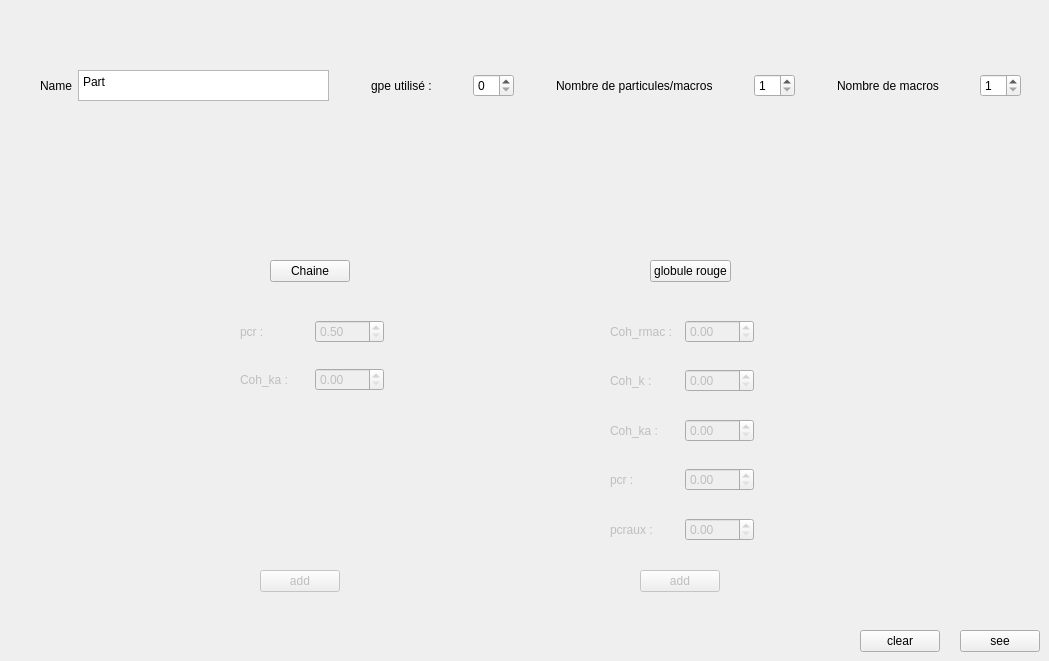
         <widget class="QWidget" name="tab_8">
          <attribute name="title">
           <string>Macros</string>
          </attribute>
          <widget class="QWidget" name="layoutWidget_20">
           <property name="geometry">
            <rect>
             <x>270</x>
             <y>250</y>
             <width>461</width>
             <height>42</height>
            </rect>
           </property>
           <layout class="QHBoxLayout" name="horizontalLayout_5">
            <property name="spacing">
             <number>6</number>
            </property>
            <item>
             <widget class="QPushButton" name="MacroChainButton">
              <property name="text">
               <string>Chaine</string>
              </property>
             </widget>
            </item>
            <item>
             <spacer name="horizontalSpacer_21">
              <property name="orientation">
               <enum>Qt::Horizontal</enum>
              </property>
              <property name="sizeHint" stdset="0">
               <size>
                <width>40</width>
                <height>20</height>
               </size>
              </property>
             </spacer>
            </item>
            <item>
             <widget class="QPushButton" name="MacroRedCellButton">
              <property name="whatsThis">
               <string>&lt;html&gt;&lt;head/&gt;&lt;body&gt;&lt;p&gt;Ceci est un test, qu'est ce que ça fait ?&lt;/p&gt;&lt;/body&gt;&lt;/html&gt;</string>
              </property>
              <property name="text">
               <string>globule rouge</string>
              </property>
             </widget>
            </item>
           </layout>
          </widget>
          <widget class="QWidget" name="MacroRedCellWidget" native="true">
           <property name="enabled">
            <bool>false</bool>
           </property>
           <property name="geometry">
            <rect>
             <x>600</x>
             <y>320</y>
             <width>164</width>
             <height>221</height>
            </rect>
           </property>
           <widget class="QWidget" name="layoutWidget">
            <property name="geometry">
             <rect>
              <x>10</x>
              <y>0</y>
              <width>144</width>
              <height>221</height>
             </rect>
            </property>
            <layout class="QVBoxLayout" name="verticalLayout_2">
             <item>
              <layout class="QHBoxLayout" name="horizontalLayout_283">
               <item>
                <widget class="QLabel" name="VAPLabelEDODissip_2">
                 <property name="text">
                  <string>Coh_rmac :</string>
                 </property>
                </widget>
               </item>
               <item>
                <widget class="QDoubleSpinBox" name="MacroRedCellCohrmac"/>
               </item>
              </layout>
             </item>
             <item>
              <spacer name="verticalSpacer_49">
               <property name="orientation">
                <enum>Qt::Vertical</enum>
               </property>
               <property name="sizeHint" stdset="0">
                <size>
                 <width>20</width>
                 <height>40</height>
                </size>
               </property>
              </spacer>
             </item>
             <item>
              <layout class="QHBoxLayout" name="horizontalLayout_284">
               <item>
                <widget class="QLabel" name="VAPLabelEDODissip_3">
                 <property name="text">
                  <string>Coh_k :</string>
                 </property>
                </widget>
               </item>
               <item>
                <widget class="QDoubleSpinBox" name="MacroRedCellCohk"/>
               </item>
              </layout>
             </item>
             <item>
              <spacer name="verticalSpacer_50">
               <property name="orientation">
                <enum>Qt::Vertical</enum>
               </property>
               <property name="sizeHint" stdset="0">
                <size>
                 <width>20</width>
                 <height>40</height>
                </size>
               </property>
              </spacer>
             </item>
             <item>
              <layout class="QHBoxLayout" name="horizontalLayout_285">
               <item>
                <widget class="QLabel" name="VAPLabelEDODissip_4">
                 <property name="text">
                  <string>Coh_ka :</string>
                 </property>
                </widget>
               </item>
               <item>
                <widget class="QDoubleSpinBox" name="MacroRedCellCohka"/>
               </item>
              </layout>
             </item>
             <item>
              <spacer name="verticalSpacer_51">
               <property name="orientation">
                <enum>Qt::Vertical</enum>
               </property>
               <property name="sizeHint" stdset="0">
                <size>
                 <width>20</width>
                 <height>40</height>
                </size>
               </property>
              </spacer>
             </item>
             <item>
              <layout class="QHBoxLayout" name="horizontalLayout_286">
               <item>
                <widget class="QLabel" name="VAPLabelEDODissip_5">
                 <property name="text">
                  <string>pcr :</string>
                 </property>
                </widget>
               </item>
               <item>
                <widget class="QDoubleSpinBox" name="MacroRedCellPcr"/>
               </item>
              </layout>
             </item>
             <item>
              <spacer name="verticalSpacer_52">
               <property name="orientation">
                <enum>Qt::Vertical</enum>
               </property>
               <property name="sizeHint" stdset="0">
                <size>
                 <width>20</width>
                 <height>40</height>
                </size>
               </property>
              </spacer>
             </item>
             <item>
              <layout class="QHBoxLayout" name="horizontalLayout_287">
               <item>
                <widget class="QLabel" name="VAPLabelEDODissip_6">
                 <property name="text">
                  <string>pcraux :</string>
                 </property>
                </widget>
               </item>
               <item>
                <widget class="QDoubleSpinBox" name="MacroRedCellPcraux"/>
               </item>
              </layout>
             </item>
            </layout>
           </widget>
          </widget>
          <widget class="QWidget" name="MacroChainWidget" native="true">
           <property name="enabled">
            <bool>false</bool>
           </property>
           <property name="geometry">
            <rect>
             <x>240</x>
             <y>320</y>
             <width>144</width>
             <height>71</height>
            </rect>
           </property>
           <widget class="QWidget" name="layoutWidget">
            <property name="geometry">
             <rect>
              <x>0</x>
              <y>0</y>
              <width>144</width>
              <height>71</height>
             </rect>
            </property>
            <layout class="QVBoxLayout" name="verticalLayout_10">
             <item>
              <layout class="QHBoxLayout" name="horizontalLayout_288">
               <item>
                <widget class="QLabel" name="VAPLabelEDODissip_7">
                 <property name="text">
                  <string>pcr :</string>
                 </property>
                </widget>
               </item>
               <item>
                <widget class="QDoubleSpinBox" name="MacroChainPcr">
                 <property name="minimum">
                  <double>0.500000000000000</double>
                 </property>
                </widget>
               </item>
              </layout>
             </item>
             <item>
              <spacer name="verticalSpacer_53">
               <property name="orientation">
                <enum>Qt::Vertical</enum>
               </property>
               <property name="sizeHint" stdset="0">
                <size>
                 <width>20</width>
                 <height>40</height>
                </size>
               </property>
              </spacer>
             </item>
             <item>
              <layout class="QHBoxLayout" name="horizontalLayout_289">
               <item>
                <widget class="QLabel" name="VAPLabelEDODissip_8">
                 <property name="text">
                  <string>Coh_ka :</string>
                 </property>
                </widget>
               </item>
               <item>
                <widget class="QDoubleSpinBox" name="MacroChainCohka"/>
               </item>
              </layout>
             </item>
            </layout>
           </widget>
          </widget>
          <widget class="QPushButton" name="MacroChainAddButton">
           <property name="enabled">
            <bool>false</bool>
           </property>
           <property name="geometry">
            <rect>
             <x>260</x>
             <y>570</y>
             <width>80</width>
             <height>22</height>
            </rect>
           </property>
           <property name="text">
            <string>add</string>
           </property>
          </widget>
          <widget class="QPushButton" name="MacroRedCellAddButton">
           <property name="enabled">
            <bool>false</bool>
           </property>
           <property name="geometry">
            <rect>
             <x>640</x>
             <y>570</y>
             <width>80</width>
             <height>22</height>
            </rect>
           </property>
           <property name="text">
            <string>add</string>
           </property>
          </widget>
          <widget class="QPushButton" name="MacroSeeButton">
           <property name="geometry">
            <rect>
             <x>960</x>
             <y>630</y>
             <width>80</width>
             <height>22</height>
            </rect>
           </property>
           <property name="text">
            <string>see</string>
           </property>
          </widget>
          <widget class="QPushButton" name="MacroClearButton">
           <property name="geometry">
            <rect>
             <x>860</x>
             <y>630</y>
             <width>80</width>
             <height>22</height>
            </rect>
           </property>
           <property name="font">
            <font>
             <kerning>false</kerning>
            </font>
           </property>
           <property name="text">
            <string>clear</string>
           </property>
          </widget>
          <widget class="QWidget" name="layoutWidget">
           <property name="geometry">
            <rect>
             <x>40</x>
             <y>70</y>
             <width>981</width>
             <height>31</height>
            </rect>
           </property>
           <layout class="QHBoxLayout" name="horizontalLayout_67">
            <item>
             <layout class="QHBoxLayout" name="horizontalLayout_59">
              <item>
               <widget class="QLabel" name="label_43">
                <property name="text">
                 <string>Name</string>
                </property>
               </widget>
              </item>
              <item>
               <widget class="QPlainTextEdit" name="MacroName">
                <property name="plainText">
                 <string>Part</string>
                </property>
               </widget>
              </item>
             </layout>
            </item>
            <item>
             <spacer name="horizontalSpacer_22">
              <property name="orientation">
               <enum>Qt::Horizontal</enum>
              </property>
              <property name="sizeHint" stdset="0">
               <size>
                <width>40</width>
                <height>20</height>
               </size>
              </property>
             </spacer>
            </item>
            <item>
             <layout class="QHBoxLayout" name="horizontalLayout_66">
              <item>
               <widget class="QLabel" name="label_50">
                <property name="text">
                 <string>gpe utilisé :</string>
                </property>
               </widget>
              </item>
              <item>
               <spacer name="horizontalSpacer_20">
                <property name="orientation">
                 <enum>Qt::Horizontal</enum>
                </property>
                <property name="sizeHint" stdset="0">
                 <size>
                  <width>40</width>
                  <height>20</height>
                 </size>
                </property>
               </spacer>
              </item>
              <item>
               <widget class="QSpinBox" name="MacroGPE"/>
              </item>
             </layout>
            </item>
            <item>
             <spacer name="horizontalSpacer_23">
              <property name="orientation">
               <enum>Qt::Horizontal</enum>
              </property>
              <property name="sizeHint" stdset="0">
               <size>
                <width>40</width>
                <height>20</height>
               </size>
              </property>
             </spacer>
            </item>
            <item>
             <layout class="QHBoxLayout" name="horizontalLayout_65">
              <item>
               <widget class="QLabel" name="label_49">
                <property name="text">
                 <string>Nombre de particules/macros</string>
                </property>
               </widget>
              </item>
              <item>
               <spacer name="horizontalSpacer_19">
                <property name="orientation">
                 <enum>Qt::Horizontal</enum>
                </property>
                <property name="sizeHint" stdset="0">
                 <size>
                  <width>40</width>
                  <height>20</height>
                 </size>
                </property>
               </spacer>
              </item>
              <item>
               <widget class="QSpinBox" name="MacroNbPart_NbMacros">
                <property name="minimum">
                 <number>1</number>
                </property>
               </widget>
              </item>
             </layout>
            </item>
            <item>
             <spacer name="horizontalSpacer_24">
              <property name="orientation">
               <enum>Qt::Horizontal</enum>
              </property>
              <property name="sizeHint" stdset="0">
               <size>
                <width>40</width>
                <height>20</height>
               </size>
              </property>
             </spacer>
            </item>
            <item>
             <layout class="QHBoxLayout" name="horizontalLayout_62">
              <item>
               <widget class="QLabel" name="label_46">
                <property name="text">
                 <string>Nombre de macros</string>
                </property>
               </widget>
              </item>
              <item>
               <spacer name="horizontalSpacer_18">
                <property name="orientation">
                 <enum>Qt::Horizontal</enum>
                </property>
                <property name="sizeHint" stdset="0">
                 <size>
                  <width>40</width>
                  <height>20</height>
                 </size>
                </property>
               </spacer>
              </item>
              <item>
               <widget class="QSpinBox" name="MacroNbMacros">
                <property name="minimum">
                 <number>1</number>
                </property>
               </widget>
              </item>
             </layout>
            </item>
           </layout>
          </widget>
          <zorder>layoutWidget</zorder>
          <zorder>layoutWidget_20</zorder>
          <zorder>MacroRedCellWidget</zorder>
          <zorder>MacroChainWidget</zorder>
          <zorder>MacroChainAddButton</zorder>
          <zorder>MacroRedCellAddButton</zorder>
          <zorder>MacroSeeButton</zorder>
          <zorder>MacroClearButton</zorder>
         </widget>
